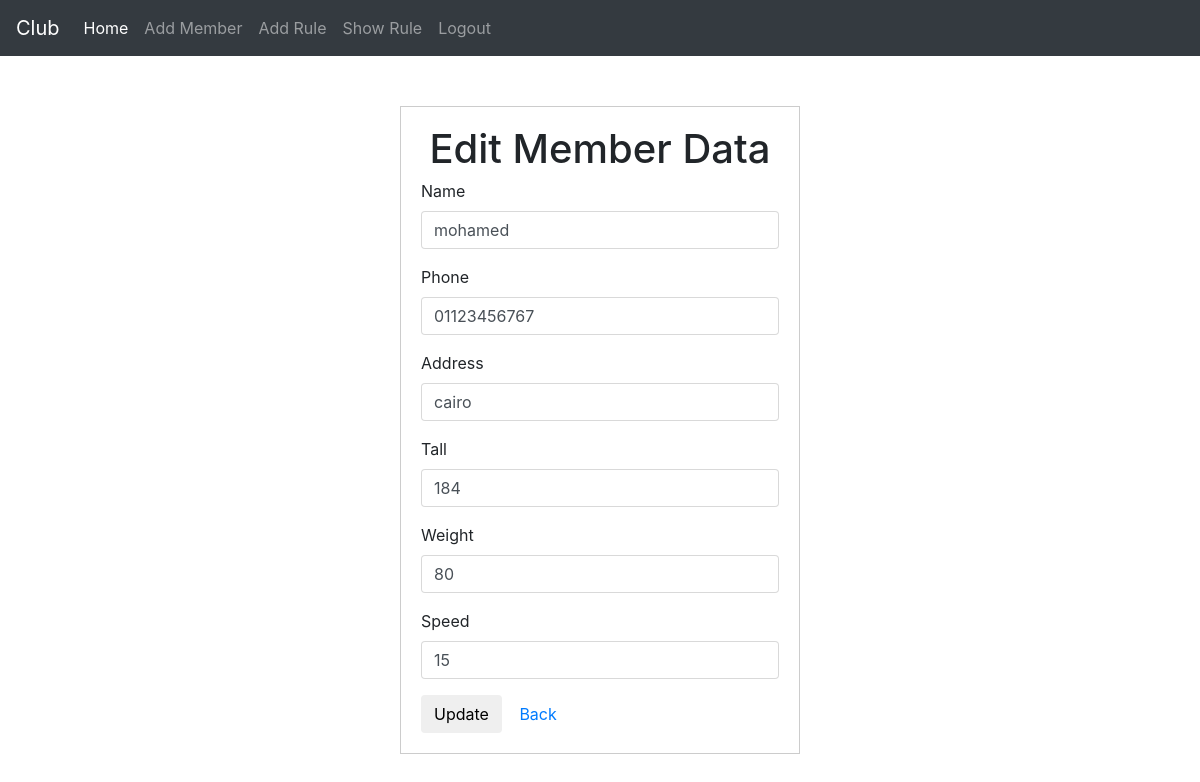
Page /edit.php?userid=6 (signed in) on the committed database.
### tables this page shows
CREATE TABLE `members` (
  `tall` int(11) NOT NULL,
  `weight` int(11) NOT NULL,
  `speed` int(11) NOT NULL,
  `memberid` int(11) NOT NULL
);

CREATE TABLE `user_info` (
  `userid` int(11) NOT NULL,
  `username` varchar(30) NOT NULL,
  `password` varchar(40) NOT NULL,
  `phone` varchar(40) NOT NULL,
  `address` varchar(50) NOT NULL,
  `GroupID` int(11) NOT NULL DEFAULT '0'
);

### edit.php (the view, shortened to what this page needs)
<?php
if (isset($_SESSION['admin_login'])) {
    include 'init.php';
    $do = isset($_GET['do'])?$_GET['do'] : '';
if($do == ''){
   if (isset($_GET['userid'])&& is_numeric($_GET['userid'])) {
         $userid=$_GET['userid'];
          $stmt=$con->prepare("SELECT user_info.*, members.* FROM user_info
         join members on members.memberid=user_info.userid where userid=?");
       $stmt->execute(array($userid));
       $users=$stmt->fetch();
	?>
<div class="widget_form">
  <h1 class="text-center ">Edit Member Data</h1>
  <form action="<?php echo $_SERVER['PHP_SELF']; ?>?do=update" method="POST">
    <div class="form-group">
      <label for="name">Name</label>
      <input type="text" name="username" class="form-control" id="name" value="<?php echo $users['username']?>" />
    </div>
    <div class="form-group">
      <label for="phone">Phone</label>
      <input type="text" name="phone" class="form-control" id="phone" value="<?php echo $users['phone']?>" />
    </div>
    <div class="form-group">
      <label for="address">Address</label>
      <input type="text" name="address" class="form-control" id="address" value="<?php echo $users['address']?>" />
    </div>
    <div class="form-group">
      <label for="tall">Tall</label>
      <input type="text" name="tall" class="form-control" id="tall" value="<?php echo $users['tall']?>" />
    </div>
    <div class="form-group">
      <label for="weight">Weight</label>
      <input type="text" name="weight" class="form-control" id="weight" value="<?php echo $users['weight']?>" />
    </div>
    <div class="form-group">
      <label for="speed">Speed</label>
      <input type="text" name="speed" class="form-control" id="speed" value="<?php echo $users['speed']?>" />
    </div>
    <input type="submit" class="btn btn-default" name="update" value="Update">
    <a href="index.php" class="btn btn-default" >Back</a>
  </form>
</div>
<?php
}
}
  include  'footer.php';
}else{
        header('Location:login.php');
        exit();
    }

### style/css/style.css (style rules this page uses)
.widget_form , .show-rule { width: 400px; margin: 50px auto ; padding: 20px; border: 1px solid #CCC }

### rows in the picture
members: username "mohamed", phone "01123456767", address "cairo", tall "184", weight "80", speed "15"
